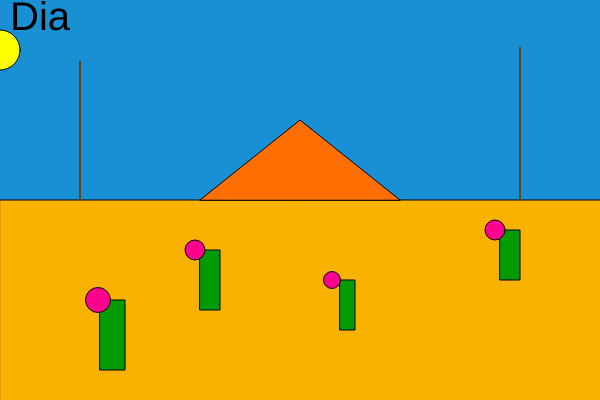
Frame 1 (no input)
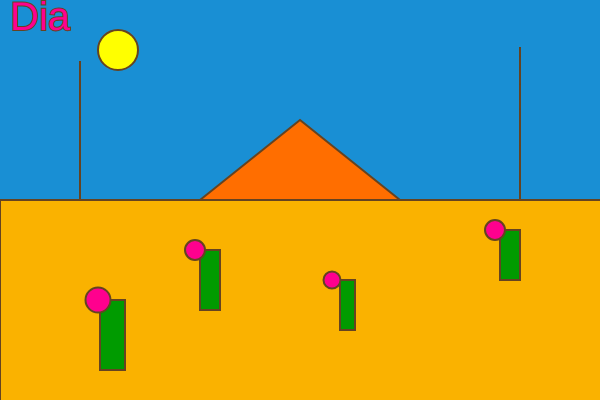
Frame 60 (no input)
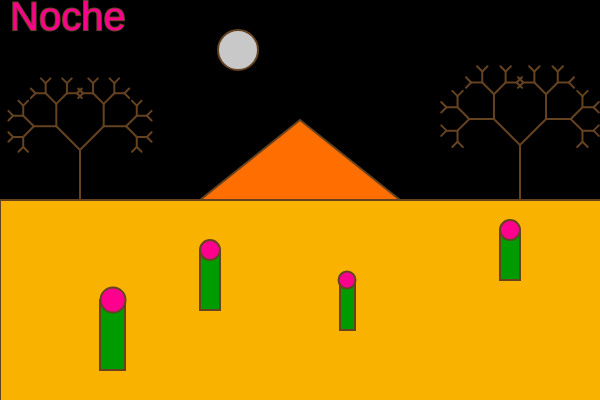
Frame 120 (the mouse pressed at the canvas centre since frame 60)

The p5.js sketch that drew these frames (run headless with seeded random() and noise() and a simulated clock; from frame 60 on, the mouse is pressed at the canvas centre):

// p5.js sketch
// ── sketch.js
let x = 0;
let velocidadx=2;
let fondo = false;
let estrellas = [];

function setup() {
  createCanvas(600, 400);
  
}

function draw() {
  if (fondo) {
    background(0, 0, 0);
    textSize(40);
    text("Noche", 10, 30); 
  } else {
    background(25, 143, 212); 
    textSize(40);
    text("Dia", 10, 30);
  }
  fill(250,178,0)
  rect(0,200,900,400);

  if (fondo) {
    fill(200, 200, 200); 
  } else {
    fill(255, 255, 0); 
  }
  circle(x,50,40);//sol

  if (fondo) {
    for (let i = 0; i < estrellas.length; i++) {
      dibujarEstrella(estrellas[i].x, estrellas[i].y);
    }
  }

  x+=velocidadx;
  if(x>width ){
    x=-10;
  }

  //piramide
  fill(255,110,0)
  triangle(200,200,300,120,400,200);

  //cactus
  fill(0,155,0)
  rect(100,300,25,70);
  rect(200,250,20,60);
  rect(340,280,15,50);
  rect(500,230,20,50);

  //flores 
  fill(255, 0, 142);
  let desplazamientoX = (mouseX - width/2) * 0.05;  
  circle(113+desplazamientoX,300,25);
  circle(210+desplazamientoX,250,20);
  circle(347+desplazamientoX,280,17);
  circle(510+desplazamientoX,230,20);


  //arboles
  stroke(101, 67, 33); 
  strokeWeight(2);
  let ang = map(mouseX, 0, width, 0, PI/2);
  push();
  translate(80, 200); 
  ramaInteractiva(50, ang);
  pop();
  push();
  translate(520, 200); 
  ramaInteractiva(55, ang);
  pop();

}

function mouseClicked() {
  if (mouseButton === RIGHT) {
    return false;
  }
}

function dibujarEstrella(posX, posY) {
  push();
  fill(255, 255, 0);
  rectMode(CENTER);
  noStroke();
  
  let centroX = posX;
  let centroY = posY;
  
  translate(centroX, centroY);
  
  let s = 0.5 * sin(frameCount * 0.05); 
  scale(s);  
  rotate(frameCount * 0.05);
  
  triangle(0, -35, 25, 15, -25, 15);  // Triángulo arriba
  triangle(0, 35, 25, -15, -25, -15);  // Triángulo abajo
  pop();
}

function mousePressed() {
  if (mouseButton === RIGHT) { 
    if (fondo) { 
      estrellas.push({
        x: mouseX,
        y: mouseY
      });
    }
   
  } else {
    fondo = !fondo;
    estrellas = [];
  }
}

function ramaInteractiva(len, ang) {
 line(0, 0, 0, -len);
 translate(0, -len);
 if (len > 8) {
 push();
 rotate(ang);
 ramaInteractiva(len * 0.67, ang);
 pop();
 push();
 rotate(-ang);
 ramaInteractiva(len * 0.67, ang);
 pop();
 }
}
